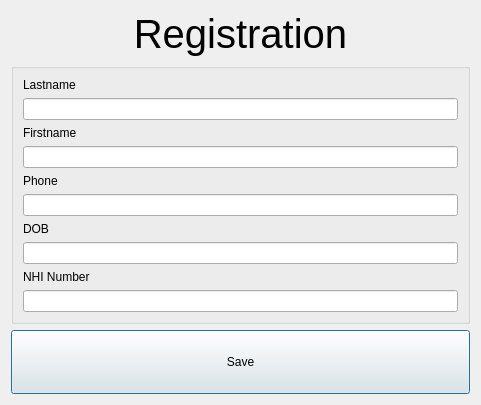
<?xml version="1.0" encoding="UTF-8"?>
<ui version="4.0">
 <class>Registration</class>
 <widget class="QDialog" name="Registration">
  <property name="geometry">
   <rect>
    <x>0</x>
    <y>0</y>
    <width>481</width>
    <height>405</height>
   </rect>
  </property>
  <property name="windowTitle">
   <string>Dialog</string>
  </property>
  <layout class="QVBoxLayout" name="verticalLayout">
   <item>
    <widget class="QLabel" name="label">
     <property name="sizePolicy">
      <sizepolicy hsizetype="Preferred" vsizetype="Maximum">
       <horstretch>0</horstretch>
       <verstretch>0</verstretch>
      </sizepolicy>
     </property>
     <property name="font">
      <font>
       <pointsize>30</pointsize>
      </font>
     </property>
     <property name="text">
      <string>Registration</string>
     </property>
     <property name="alignment">
      <set>Qt::AlignCenter</set>
     </property>
    </widget>
   </item>
   <item>
    <widget class="QGroupBox" name="groupBox">
     <property name="title">
      <string/>
     </property>
     <layout class="QVBoxLayout" name="verticalLayout_2">
      <item>
       <widget class="QLabel" name="label_2">
        <property name="text">
         <string>Lastname</string>
        </property>
       </widget>
      </item>
      <item>
       <widget class="QLineEdit" name="lineEdit_2"/>
      </item>
      <item>
       <widget class="QLabel" name="label_3">
        <property name="text">
         <string>Firstname</string>
        </property>
       </widget>
      </item>
      <item>
       <widget class="QLineEdit" name="lineEdit">
        <property name="sizePolicy">
         <sizepolicy hsizetype="Preferred" vsizetype="Maximum">
          <horstretch>0</horstretch>
          <verstretch>0</verstretch>
         </sizepolicy>
        </property>
       </widget>
      </item>
      <item>
       <widget class="QLabel" name="label_4">
        <property name="text">
         <string>Phone</string>
        </property>
       </widget>
      </item>
      <item>
       <widget class="QLineEdit" name="lineEdit_5"/>
      </item>
      <item>
       <widget class="QLabel" name="label_5">
        <property name="text">
         <string>DOB</string>
        </property>
       </widget>
      </item>
      <item>
       <widget class="QLineEdit" name="lineEdit_4"/>
      </item>
      <item>
       <widget class="QLabel" name="label_6">
        <property name="text">
         <string>NHI Number</string>
        </property>
       </widget>
      </item>
      <item>
       <widget class="QLineEdit" name="lineEdit_3"/>
      </item>
     </layout>
    </widget>
   </item>
   <item>
    <widget class="QPushButton" name="pushButton">
     <property name="sizePolicy">
      <sizepolicy hsizetype="Preferred" vsizetype="Preferred">
       <horstretch>0</horstretch>
       <verstretch>0</verstretch>
      </sizepolicy>
     </property>
     <property name="text">
      <string>Save</string>
     </property>
    </widget>
   </item>
  </layout>
 </widget>
 <resources/>
 <connections/>
</ui>
